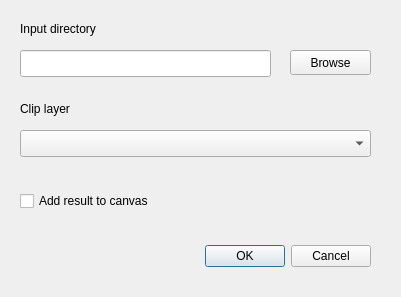
<?xml version="1.0" encoding="UTF-8"?>
<ui version="4.0">
 <class>ClipDirectoryPluginDialogBase</class>
 <widget class="QDialog" name="ClipDirectoryPluginDialogBase">
  <property name="geometry">
   <rect>
    <x>0</x>
    <y>0</y>
    <width>401</width>
    <height>297</height>
   </rect>
  </property>
  <property name="windowTitle">
   <string>Clip Directory Plugin</string>
  </property>
  <widget class="QDialogButtonBox" name="button_box">
   <property name="geometry">
    <rect>
     <x>30</x>
     <y>240</y>
     <width>341</width>
     <height>32</height>
    </rect>
   </property>
   <property name="orientation">
    <enum>Qt::Horizontal</enum>
   </property>
   <property name="standardButtons">
    <set>QDialogButtonBox::Cancel|QDialogButtonBox::Ok</set>
   </property>
  </widget>
  <widget class="QCheckBox" name="checkBox">
   <property name="geometry">
    <rect>
     <x>20</x>
     <y>190</y>
     <width>201</width>
     <height>22</height>
    </rect>
   </property>
   <property name="text">
    <string>Add result to canvas</string>
   </property>
  </widget>
  <widget class="QLabel" name="label">
   <property name="geometry">
    <rect>
     <x>20</x>
     <y>100</y>
     <width>351</width>
     <height>17</height>
    </rect>
   </property>
   <property name="text">
    <string>Clip layer</string>
   </property>
  </widget>
  <widget class="QComboBox" name="comboBox">
   <property name="geometry">
    <rect>
     <x>20</x>
     <y>130</y>
     <width>351</width>
     <height>27</height>
    </rect>
   </property>
  </widget>
  <widget class="QLabel" name="label_2">
   <property name="geometry">
    <rect>
     <x>20</x>
     <y>20</y>
     <width>131</width>
     <height>17</height>
    </rect>
   </property>
   <property name="text">
    <string>Input directory</string>
   </property>
  </widget>
  <widget class="QLineEdit" name="lineEdit">
   <property name="geometry">
    <rect>
     <x>20</x>
     <y>50</y>
     <width>251</width>
     <height>27</height>
    </rect>
   </property>
  </widget>
  <widget class="QToolButton" name="toolButton">
   <property name="geometry">
    <rect>
     <x>290</x>
     <y>50</y>
     <width>81</width>
     <height>25</height>
    </rect>
   </property>
   <property name="text">
    <string>Browse</string>
   </property>
  </widget>
 </widget>
 <resources/>
 <connections>
  <connection>
   <sender>button_box</sender>
   <signal>accepted()</signal>
   <receiver>ClipDirectoryPluginDialogBase</receiver>
   <slot>accept()</slot>
   <hints>
    <hint type="sourcelabel">
     <x>20</x>
     <y>20</y>
    </hint>
    <hint type="destinationlabel">
     <x>20</x>
     <y>20</y>
    </hint>
   </hints>
  </connection>
  <connection>
   <sender>button_box</sender>
   <signal>rejected()</signal>
   <receiver>ClipDirectoryPluginDialogBase</receiver>
   <slot>reject()</slot>
   <hints>
    <hint type="sourcelabel">
     <x>20</x>
     <y>20</y>
    </hint>
    <hint type="destinationlabel">
     <x>20</x>
     <y>20</y>
    </hint>
   </hints>
  </connection>
 </connections>
</ui>
